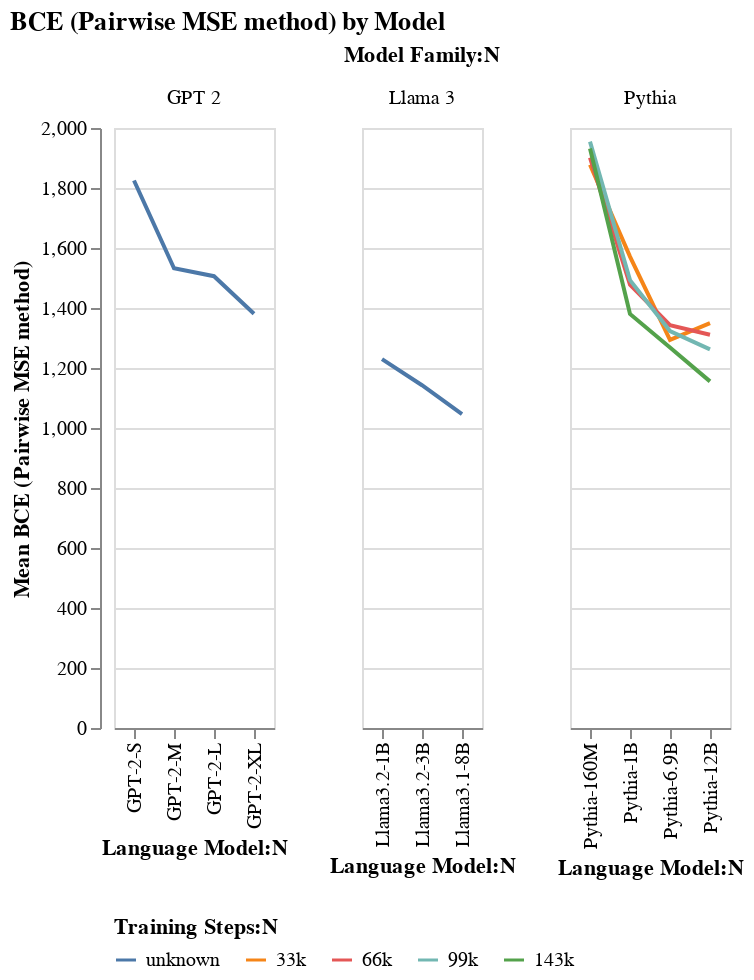

Notebook cell for this chart:
### Markdown cell above
## Define a visualization config and visualize the data

src.visualizer provides a very simple interface for quickly visualizing lots of data by describing which column to map to which plotting element.

### Code cell
config = VisualisationConfig(
    plot_fn=alt.Chart.mark_line,
    fig_title="BCE (Pairwise MSE method) by Model",
    x_category="Language Model:N",
    y_category="mean(BCE (Pairwise MSE)):Q",
    color_category="Training Steps:N",
    facet_category="Model Family:N",
    tooltip_fields=[
        alt.Tooltip("Language Model:N", title="Model"),
        alt.Tooltip("Model Family:N", title="Family"),
        alt.Tooltip("mean(BCE (Pairwise MSE)):Q", title="Mean BCE", format=".3f"),
        alt.Tooltip("median():Q", title="Median", format=".3f"),
        alt.Tooltip("mean():Q", title="Mean", format=".3f"),
        alt.Tooltip("count():Q", title="Count", format="d"),
    ],
    titles={
        "mean(BCE (Pairwise MSE)):Q": "Mean BCE (Pairwise MSE method)",
        "model_name": "Language Model",
    },
    chart_properties={"resolve": {"scale": {"x": "independent", "y": "shared"}}},
    legend_config={"columns": 5, "orient": "bottom"},
)

chart_mse = visualize(bce_mse_analyzer.df, config=config)

chart_mse.show()

### Figure 1 — Vega specification as saved in the notebook (floating-point values rounded to 4 significant figures)
{"$schema": "https://vega.github.io/schema/vega/v5.json", "data": [{"name": "source_0", "values": [{"Language Model": "GPT-2-S", "Training Steps": "unknown", "Model Family": "GPT 2", "mean_BCE (Pairwise MSE)": 1825.0, "__count": 4630}, {"Language Model": "GPT-2-M", "Training Steps": "unknown", "Model Family": "GPT 2", "mean_BCE (Pairwise MSE)": 1532.0, "__count": 4630}, {"Language Model": "GPT-2-L", "Training Steps": "unknown", "Model Family": "GPT 2", "mean_BCE (Pairwise MSE)": 1506.0, "__count": 4630}, {"Language Model": "GPT-2-XL", "Training Steps": "unknown", "Model Family": "GPT 2", "mean_BCE (Pairwise MSE)": 1381.0, "__count": 4630}, {"Language Model": "Llama3.2-1B", "Training Steps": "unknown", "Model Family": "Llama 3", "mean_BCE (Pairwise MSE)": 1230.0, "__count": 4630}, {"Language Model": "Llama3.2-3B", "Training Steps": "unknown", "Model Family": "Llama 3", "mean_BCE (Pairwise MSE)": 1143.0, "__count": 4630}, {"Language Model": "Llama3.1-8B", "Training Steps": "unknown", "Model Family": "Llama 3", "mean_BCE (Pairwise MSE)": 1046.0, "__count": 4630}, {"Language Model": "Pythia-160M", "Training Steps": "33k", "Model Family": "Pythia", "mean_BCE (Pairwise MSE)": 1877.0, "__count": 4630}, {"Language Model": "Pythia-160M", "Training Steps": "66k", "Model Family": "Pythia", "mean_BCE (Pairwise MSE)": 1901.0, "__count": 4630}, {"Language Model": "Pythia-160M", "Training Steps": "99k", "Model Family": "Pythia", "mean_BCE (Pairwise MSE)": 1955.0, "__count": 4630}, {"Language Model": "Pythia-160M", "Training Steps": "143k", "Model Family": "Pythia", "mean_BCE (Pairwise MSE)": 1931.0, "__count": 4630}, {"Language Model": "Pythia-1B", "Training Steps": "33k", "Model Family": "Pythia", "mean_BCE (Pairwise MSE)": 1571.0, "__count": 4630}, {"Language Model": "Pythia-1B", "Training Steps": "66k", "Model Family": "Pythia", "mean_BCE (Pairwise MSE)": 1478.0, "__count": 4630}, {"Language Model": "Pythia-1B", "Training Steps": "99k", "Model Family": "Pythia", "mean_BCE (Pairwise MSE)": 1493.0, "__count": 4630}, {"Language Model": "Pythia-1B", "Training Steps": "143k", "Model Family": "Pythia", "mean_BCE (Pairwise MSE)": 1380.0, "__count": 4630}, {"Language Model": "Pythia-6.9B", "Training Steps": "33k", "Model Family": "Pythia", "mean_BCE (Pairwise MSE)": 1294.0, "__count": 4630}, {"Language Model": "Pythia-6.9B", "Training Steps": "66k", "Model Family": "Pythia", "mean_BCE (Pairwise MSE)": 1343.0, "__count": 4630}, {"Language Model": "Pythia-6.9B", "Training Steps": "99k", "Model Family": "Pythia", "mean_BCE (Pairwise MSE)": 1323.0, "__count": 4630}, {"Language Model": "Pythia-6.9B", "Training Steps": "143k", "Model Family": "Pythia", "mean_BCE (Pairwise MSE)": 1268.0, "__count": 4630}, {"Language Model": "Pythia-12B", "Training Steps": "33k", "Model Family": "Pythia", "mean_BCE (Pairwise MSE)": 1350.0, "__count": 4630}, {"Language Model": "Pythia-12B", "Training Steps": "66k", "Model Family": "Pythia", "mean_BCE (Pairwise MSE)": 1311.0, "__count": 4630}, {"Language Model": "Pythia-12B", "Training Steps": "99k", "Model Family": "Pythia", "mean_BCE (Pairwise MSE)": 1262.0, "__count": 4630}, {"Language Model": "Pythia-12B", "Training Steps": "143k", "Model Family": "Pythia", "mean_BCE (Pairwise MSE)": 1155.0, "__count": 4630}]}, {"name": "facet_domain"}, {"name": "facet_domain_row", "values": [{"data": 0.0}]}, {"name": "source_0_y_domain_mean_BCE (Pairwise MSE)", "values": [{"min": 1046.0, "max": 1955.0}]}, {"name": "source_0_color_domain_Training Steps", "values": [{"Training Steps": "unknown"}, {"Training Steps": "33k"}, {"Training Steps": "66k"}, {"Training Steps": "99k"}, {"Training Steps": "143k"}]}], "signals": [{"name": "child_x_step", "value": 20}, {"name": "child_height", "value": 300}], "marks": [{"type": "group", "name": "facet-title", "title": {"text": "Model Family:N", "offset": 10, "style": "guide-title"}, "role": "column-title"}, {"type": "group", "name": "row_header", "from": {"data": "facet_domain_row"}, "encode": {"update": {"height": {"signal": "child_height"}}}, "axes": [{"scale": "y", "orient": "left", "title": "Mean BCE (Pairwise MSE method)", "labelOverlap": true, "tickCount": {"signal": "ceil(child_height/40)"}, "grid": false, "zindex": 0}], "role": "row-header"}, {"type": "group", "name": "cell", "from": {"facet": {"data": "source_0", "name": "facet", "groupby": ["Model Family"], "aggregate": {"fields": ["Language Model"], "ops": ["distinct"], "as": ["distinct_Language Model"]}}}, "sort": {"field": ["datum[\"Model Family\"]"], "order": ["ascending"]}, "encode": {"update": {"height": {"signal": "child_height"}, "width": {"signal": "bandspace(datum[\"distinct_Language Model\"], 1, 0.5) * child_x_step"}}}, "data": [{"name": "facet_child_x_domain_Language Model_2", "source": "facet", "transform": [{"type": "aggregate", "groupby": ["Language Model"], "fields": [], "ops": [], "as": []}, {"type": "formula", "expr": "datum['Language Model']", "as": "sort_field"}, {"type": "project", "fields": ["Language Model"]}]}], "marks": [{"type": "group", "name": "child_pathgroup", "from": {"facet": {"data": "facet", "name": "faceted_path_child_main", "groupby": ["Training Steps"]}}, "encode": {"update": {"width": {"field": {"signal": null, "datum": null, "group": "width", "parent": null}}, "height": {"field": {"signal": null, "datum": null, "group": "height", "parent": null}}}}, "marks": [{"type": "line", "name": "child_marks", "from": {"data": "faceted_path_child_main"}, "sort": {"field": "x"}, "encode": {"update": {"tooltip": {"signal": "{\"Model\": isValid(datum[\"Language Model\"]) ? datum[\"Language Model\"] : \"\"+datum[\"Language Model\"], \"Family\": isValid(datum[\"Model Family\"]) ? datum[\"Model Family\"] : \"\"+datum[\"Model Family\"], \"Mean BCE\": format(datum[\"mean_BCE (Pairwise MSE)\"], \".3f\"), \"Count\": format(datum[\"__count\"], \"d\")}"}, "x": {"field": "Language Model", "scale": "child_x"}, "stroke": {"field": "Training Steps", "scale": "color"}, "y": {"field": "mean_BCE (Pairwise MSE)", "scale": "y"}, "defined": {"signal": "isValid(datum[\"mean_BCE (Pairwise MSE)\"]) && isFinite(+datum[\"mean_BCE (Pairwise MSE)\"])"}}}, "style": ["line"]}]}], "scales": [{"name": "child_x", "type": "point", "domain": {"data": "facet_child_x_domain_Language Model_2", "field": "Language Model"}, "range": {"step": {"signal": "child_x_step"}}, "padding": 0.5}], "axes": [{"scale": "y", "maxExtent": 0, "minExtent": 0, "grid": true, "zindex": 0, "labels": false, "orient": "left", "aria": false, "gridScale": "child_x", "domain": false, "ticks": false, "tickCount": {"signal": "ceil(child_height/40)"}}, {"scale": "child_x", "orient": "bottom", "labelAlign": "right", "labelAngle": 270, "labelBaseline": "middle", "zindex": 0, "grid": false, "title": "Language Model:N"}], "title": {"text": {"signal": "isValid(parent[\"Model Family\"]) ? parent[\"Model Family\"] : \"\"+parent[\"Model Family\"]"}, "frame": "group", "offset": 10, "style": "guide-label"}, "style": "cell"}], "scales": [{"name": "y", "type": "linear", "domain": [{"signal": "(data(\"source_0_y_domain_mean_BCE (Pairwise MSE)\")[0] || {}).min"}, {"signal": "(data(\"source_0_y_domain_mean_BCE (Pairwise MSE)\")[0] || {}).max"}], "range": [{"signal": "child_height"}, 0], "nice": true, "zero": true}, {"name": "color", "type": "ordinal", "domain": {"data": "source_0_color_domain_Training Steps", "field": "Training Steps"}, "range": "category"}], "title": {"text": "BCE (Pairwise MSE method) by Model", "anchor": "start"}, "padding": 5, "background": "white", "legends": [{"columns": 5, "orient": "bottom", "title": "Training Steps:N", "stroke": "color", "direction": "horizontal", "symbolType": "stroke"}], "layout": {"padding": 20, "bounds": "full", "align": "none", "columns": 3}}
